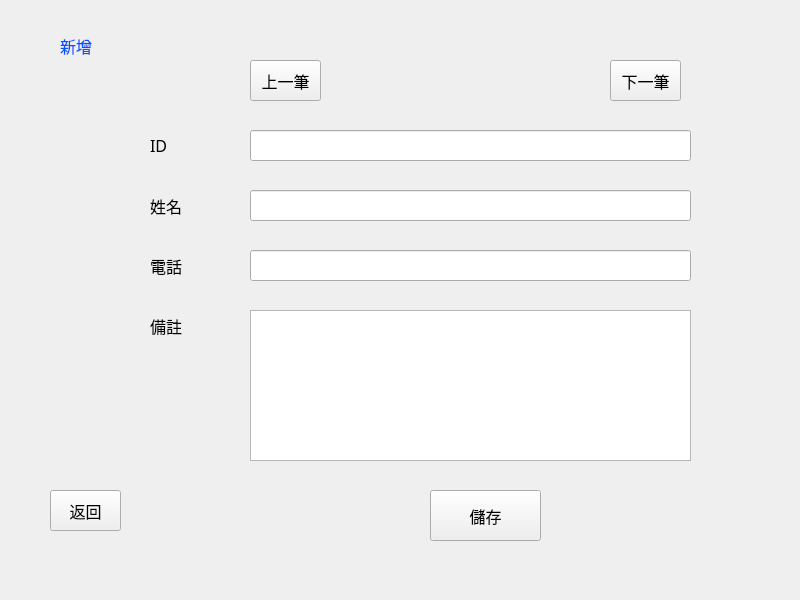
<?xml version="1.0" encoding="UTF-8"?>
<ui version="4.0">
 <class>M_append</class>
 <widget class="QWidget" name="M_append">
  <property name="geometry">
   <rect>
    <x>0</x>
    <y>0</y>
    <width>800</width>
    <height>600</height>
   </rect>
  </property>
  <property name="windowTitle">
   <string>Append</string>
  </property>
  <widget class="QToolButton" name="toolButton_store">
   <property name="geometry">
    <rect>
     <x>430</x>
     <y>490</y>
     <width>111</width>
     <height>51</height>
    </rect>
   </property>
   <property name="font">
    <font>
     <family>AR PL UKai TW</family>
     <pointsize>12</pointsize>
    </font>
   </property>
   <property name="text">
    <string>儲存</string>
   </property>
  </widget>
  <widget class="QLabel" name="label">
   <property name="geometry">
    <rect>
     <x>150</x>
     <y>190</y>
     <width>91</width>
     <height>31</height>
    </rect>
   </property>
   <property name="font">
    <font>
     <family>AR PL UKai TW</family>
     <pointsize>12</pointsize>
    </font>
   </property>
   <property name="text">
    <string>姓名</string>
   </property>
  </widget>
  <widget class="QLabel" name="label_phone">
   <property name="geometry">
    <rect>
     <x>150</x>
     <y>250</y>
     <width>91</width>
     <height>31</height>
    </rect>
   </property>
   <property name="font">
    <font>
     <family>AR PL UKai TW</family>
     <pointsize>12</pointsize>
    </font>
   </property>
   <property name="text">
    <string>電話</string>
   </property>
  </widget>
  <widget class="QLabel" name="label_memo">
   <property name="geometry">
    <rect>
     <x>150</x>
     <y>310</y>
     <width>91</width>
     <height>31</height>
    </rect>
   </property>
   <property name="font">
    <font>
     <family>AR PL UKai TW</family>
     <pointsize>12</pointsize>
    </font>
   </property>
   <property name="text">
    <string>備註</string>
   </property>
  </widget>
  <widget class="QLineEdit" name="lineEdit_name">
   <property name="geometry">
    <rect>
     <x>250</x>
     <y>190</y>
     <width>441</width>
     <height>31</height>
    </rect>
   </property>
  </widget>
  <widget class="QLineEdit" name="lineEdit_phone">
   <property name="geometry">
    <rect>
     <x>250</x>
     <y>250</y>
     <width>441</width>
     <height>31</height>
    </rect>
   </property>
  </widget>
  <widget class="QTextEdit" name="textEdit">
   <property name="geometry">
    <rect>
     <x>250</x>
     <y>310</y>
     <width>441</width>
     <height>151</height>
    </rect>
   </property>
  </widget>
  <widget class="QToolButton" name="toolButton_prev">
   <property name="geometry">
    <rect>
     <x>250</x>
     <y>60</y>
     <width>71</width>
     <height>41</height>
    </rect>
   </property>
   <property name="font">
    <font>
     <family>AR PL UKai TW</family>
     <pointsize>12</pointsize>
    </font>
   </property>
   <property name="text">
    <string>上一筆</string>
   </property>
  </widget>
  <widget class="QToolButton" name="toolButton_next">
   <property name="geometry">
    <rect>
     <x>610</x>
     <y>60</y>
     <width>71</width>
     <height>41</height>
    </rect>
   </property>
   <property name="font">
    <font>
     <family>AR PL UKai TW</family>
     <pointsize>12</pointsize>
    </font>
   </property>
   <property name="text">
    <string>下一筆</string>
   </property>
  </widget>
  <widget class="QLabel" name="label_status">
   <property name="geometry">
    <rect>
     <x>60</x>
     <y>30</y>
     <width>91</width>
     <height>31</height>
    </rect>
   </property>
   <property name="font">
    <font>
     <family>AR PL UKai TW</family>
     <pointsize>12</pointsize>
     <weight>50</weight>
     <italic>false</italic>
     <bold>false</bold>
    </font>
   </property>
   <property name="styleSheet">
    <string notr="true">color:rgb(0, 85, 255);font: 12pt &quot;AR PL UKai TW&quot;;</string>
   </property>
   <property name="text">
    <string>新增</string>
   </property>
  </widget>
  <widget class="QLineEdit" name="lineEdit_id">
   <property name="geometry">
    <rect>
     <x>250</x>
     <y>130</y>
     <width>441</width>
     <height>31</height>
    </rect>
   </property>
  </widget>
  <widget class="QLabel" name="label_id">
   <property name="geometry">
    <rect>
     <x>150</x>
     <y>130</y>
     <width>91</width>
     <height>31</height>
    </rect>
   </property>
   <property name="font">
    <font>
     <family>AR PL UKai TW</family>
     <pointsize>12</pointsize>
    </font>
   </property>
   <property name="text">
    <string>ID</string>
   </property>
  </widget>
  <widget class="QToolButton" name="toolButton_index">
   <property name="geometry">
    <rect>
     <x>50</x>
     <y>490</y>
     <width>71</width>
     <height>41</height>
    </rect>
   </property>
   <property name="font">
    <font>
     <family>AR PL UKai TW</family>
     <pointsize>12</pointsize>
    </font>
   </property>
   <property name="text">
    <string>返回</string>
   </property>
  </widget>
 </widget>
 <resources/>
 <connections/>
</ui>
